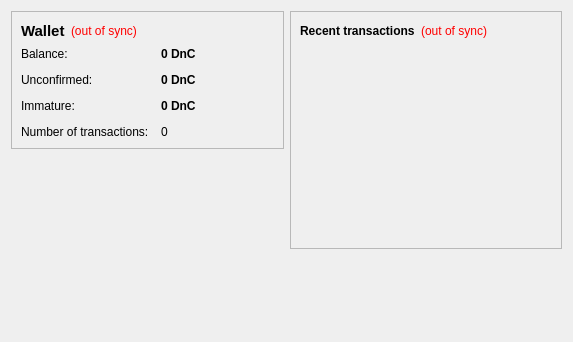
<?xml version="1.0" encoding="UTF-8"?>
<ui version="4.0">
 <class>OverviewPage</class>
 <widget class="QWidget" name="OverviewPage">
  <property name="geometry">
   <rect>
    <x>0</x>
    <y>0</y>
    <width>573</width>
    <height>342</height>
   </rect>
  </property>
  <property name="windowTitle">
   <string>Form</string>
  </property>
  <layout class="QHBoxLayout" name="horizontalLayout" stretch="1,1">
   <item>
    <layout class="QVBoxLayout" name="verticalLayout_2">
     <item>
      <widget class="QFrame" name="frame">
       <property name="frameShape">
        <enum>QFrame::StyledPanel</enum>
       </property>
       <property name="frameShadow">
        <enum>QFrame::Raised</enum>
       </property>
       <layout class="QVBoxLayout" name="verticalLayout_4">
        <item>
         <layout class="QHBoxLayout" name="horizontalLayout_4">
          <item>
           <widget class="QLabel" name="label_5">
            <property name="font">
             <font>
              <pointsize>11</pointsize>
              <weight>75</weight>
              <bold>true</bold>
             </font>
            </property>
            <property name="text">
             <string>Wallet</string>
            </property>
           </widget>
          </item>
          <item>
           <widget class="QLabel" name="labelWalletStatus">
            <property name="toolTip">
             <string>The displayed information may be out of date. Your wallet automatically synchronizes with the Densecoin network after a connection is established, but this process has not completed yet.</string>
            </property>
            <property name="styleSheet">
             <string notr="true">QLabel { color: red; }</string>
            </property>
            <property name="text">
             <string notr="true">(out of sync)</string>
            </property>
            <property name="alignment">
             <set>Qt::AlignLeading|Qt::AlignLeft|Qt::AlignVCenter</set>
            </property>
           </widget>
          </item>
          <item>
           <spacer name="horizontalSpacer_2">
            <property name="orientation">
             <enum>Qt::Horizontal</enum>
            </property>
            <property name="sizeHint" stdset="0">
             <size>
              <width>40</width>
              <height>20</height>
             </size>
            </property>
           </spacer>
          </item>
         </layout>
        </item>
        <item>
         <layout class="QFormLayout" name="formLayout_2">
          <property name="fieldGrowthPolicy">
           <enum>QFormLayout::AllNonFixedFieldsGrow</enum>
          </property>
          <property name="horizontalSpacing">
           <number>12</number>
          </property>
          <property name="verticalSpacing">
           <number>12</number>
          </property>
          <item row="0" column="0">
           <widget class="QLabel" name="label">
            <property name="text">
             <string>Balance:</string>
            </property>
           </widget>
          </item>
          <item row="0" column="1">
           <widget class="QLabel" name="labelBalance">
            <property name="font">
             <font>
              <weight>75</weight>
              <bold>true</bold>
             </font>
            </property>
            <property name="cursor">
             <cursorShape>IBeamCursor</cursorShape>
            </property>
            <property name="toolTip">
             <string>Your current balance</string>
            </property>
            <property name="text">
             <string notr="true">0 DnC</string>
            </property>
            <property name="textInteractionFlags">
             <set>Qt::LinksAccessibleByMouse|Qt::TextSelectableByKeyboard|Qt::TextSelectableByMouse</set>
            </property>
           </widget>
          </item>
          <item row="1" column="0">
           <widget class="QLabel" name="label_3">
            <property name="text">
             <string>Unconfirmed:</string>
            </property>
           </widget>
          </item>
          <item row="1" column="1">
           <widget class="QLabel" name="labelUnconfirmed">
            <property name="font">
             <font>
              <weight>75</weight>
              <bold>true</bold>
             </font>
            </property>
            <property name="cursor">
             <cursorShape>IBeamCursor</cursorShape>
            </property>
            <property name="toolTip">
             <string>Total of transactions that have yet to be confirmed, and do not yet count toward the current balance</string>
            </property>
            <property name="text">
             <string notr="true">0 DnC</string>
            </property>
            <property name="textInteractionFlags">
             <set>Qt::LinksAccessibleByMouse|Qt::TextSelectableByKeyboard|Qt::TextSelectableByMouse</set>
            </property>
           </widget>
          </item>
          <item row="3" column="0">
           <widget class="QLabel" name="label_2">
            <property name="text">
             <string>Number of transactions:</string>
            </property>
           </widget>
          </item>
          <item row="3" column="1">
           <widget class="QLabel" name="labelNumTransactions">
            <property name="toolTip">
             <string>Total number of transactions in wallet</string>
            </property>
            <property name="text">
             <string notr="true">0</string>
            </property>
           </widget>
          </item>
          <item row="2" column="0">
           <widget class="QLabel" name="labelImmatureText">
            <property name="text">
             <string>Immature:</string>
            </property>
           </widget>
          </item>
          <item row="2" column="1">
           <widget class="QLabel" name="labelImmature">
            <property name="font">
             <font>
              <weight>75</weight>
              <bold>true</bold>
             </font>
            </property>
            <property name="toolTip">
             <string>Mined balance that has not yet matured</string>
            </property>
            <property name="text">
             <string notr="true">0 DnC</string>
            </property>
            <property name="textInteractionFlags">
             <set>Qt::LinksAccessibleByMouse|Qt::TextSelectableByKeyboard|Qt::TextSelectableByMouse</set>
            </property>
           </widget>
          </item>
         </layout>
        </item>
       </layout>
      </widget>
     </item>
     <item>
      <spacer name="verticalSpacer">
       <property name="orientation">
        <enum>Qt::Vertical</enum>
       </property>
       <property name="sizeHint" stdset="0">
        <size>
         <width>20</width>
         <height>40</height>
        </size>
       </property>
      </spacer>
     </item>
    </layout>
   </item>
   <item>
    <layout class="QVBoxLayout" name="verticalLayout_3">
     <item>
      <widget class="QFrame" name="frame_2">
       <property name="frameShape">
        <enum>QFrame::StyledPanel</enum>
       </property>
       <property name="frameShadow">
        <enum>QFrame::Raised</enum>
       </property>
       <layout class="QVBoxLayout" name="verticalLayout">
        <item>
         <layout class="QHBoxLayout" name="horizontalLayout_2">
          <item>
           <widget class="QLabel" name="label_4">
            <property name="text">
             <string>&lt;b&gt;Recent transactions&lt;/b&gt;</string>
            </property>
           </widget>
          </item>
          <item>
           <widget class="QLabel" name="labelTransactionsStatus">
            <property name="toolTip">
             <string>The displayed information may be out of date. Your wallet automatically synchronizes with the Densecoin network after a connection is established, but this process has not completed yet.</string>
            </property>
            <property name="styleSheet">
             <string notr="true">QLabel { color: red; }</string>
            </property>
            <property name="text">
             <string notr="true">(out of sync)</string>
            </property>
            <property name="alignment">
             <set>Qt::AlignRight|Qt::AlignTrailing|Qt::AlignVCenter</set>
            </property>
           </widget>
          </item>
          <item>
           <spacer name="horizontalSpacer">
            <property name="orientation">
             <enum>Qt::Horizontal</enum>
            </property>
            <property name="sizeHint" stdset="0">
             <size>
              <width>40</width>
              <height>20</height>
             </size>
            </property>
           </spacer>
          </item>
         </layout>
        </item>
        <item>
         <widget class="QListView" name="listTransactions">
          <property name="styleSheet">
           <string notr="true">QListView { background: transparent; }</string>
          </property>
          <property name="frameShape">
           <enum>QFrame::NoFrame</enum>
          </property>
          <property name="verticalScrollBarPolicy">
           <enum>Qt::ScrollBarAlwaysOff</enum>
          </property>
          <property name="horizontalScrollBarPolicy">
           <enum>Qt::ScrollBarAlwaysOff</enum>
          </property>
          <property name="selectionMode">
           <enum>QAbstractItemView::NoSelection</enum>
          </property>
         </widget>
        </item>
       </layout>
      </widget>
     </item>
     <item>
      <spacer name="verticalSpacer_2">
       <property name="orientation">
        <enum>Qt::Vertical</enum>
       </property>
       <property name="sizeHint" stdset="0">
        <size>
         <width>20</width>
         <height>40</height>
        </size>
       </property>
      </spacer>
     </item>
    </layout>
   </item>
  </layout>
 </widget>
 <resources/>
 <connections/>
</ui>
